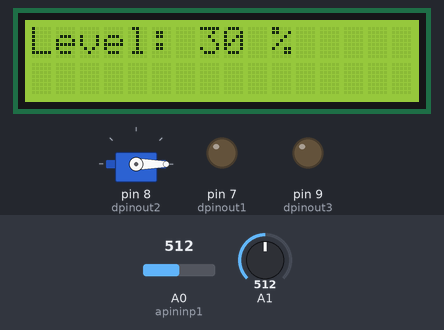
Recording of a sketch running on a simulated Arduino Uno, built with avr-gcc and run on an emulated ATmega328P. Shown: 16×2 character LCD, servo, output pins drawn as LEDs (lit = HIGH). Inputs (shaded band) come from the test bench; at power-on: A0 (apininp1) = 512, A1 = 512. What the sketch prints to the serial monitor is not drawn.

Above: at 1.2 s.
1.3 s: A0 (apininp1) set to 716
At 3.82 s:
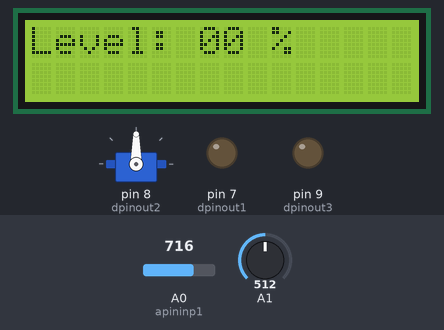
5.1 s: A0 (apininp1) set to 306
At 7.33 s:
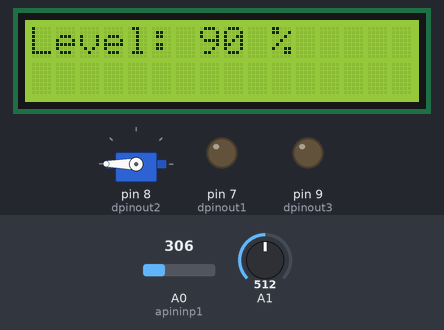
Timing chart, 0 to 13.7 s (numbered marks = the images above; inputs shaded):
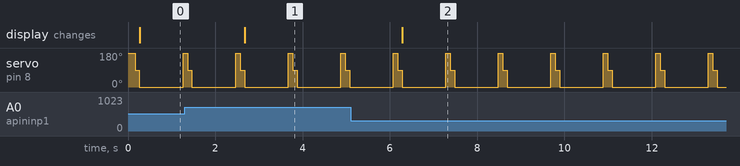

Measured:
- after the input at 1.3 s, the display: changes after 1.4 s (image 1)
- after the input at 5.1 s, the display: changes after 1.2 s (image 2)
- by itself, servo on pin 8 (dpinout2): repeats every 1.2 s: 90° 0.10 s, 0° 1.0 s, 180° 0.10 s

The sketch:

servo.ino
```cpp
#include <LiquidCrystal.h>
#include <Servo.h>

Servo myservo;
int pos = 0;
int ir =0;

LiquidCrystal lcd(12, 11, 2, 3, 4, 5);
int apininp1 = A0;
int dpinout1 = 7;
int dpinout2 = 8;
int dpinout3 = 9;
int waterlevelstatus = 0;

void setup(void) {
  Serial.begin(9600);
  lcd.begin(16, 2);
  pinMode(apininp1, INPUT);
  pinMode(dpinout1, OUTPUT);
  pinMode(dpinout2, OUTPUT);
  pinMode(dpinout3, OUTPUT);
  digitalWrite(dpinout1, LOW);
  digitalWrite(dpinout2, LOW);
  digitalWrite(dpinout3, LOW);
  myservo.attach(8);
  pinMode(A1, INPUT);
}

void loop(void) {

    float waterlevel = analogRead(apininp1);
    float waterlevelvolt = waterlevel*4.7/1023;

    if(waterlevelvolt <= 5 && waterlevelvolt >= 3){
          waterlevelstatus=0;
          pos = 0;
    } else if(waterlevelvolt < 3 && waterlevelvolt >= 2.25){
          waterlevelstatus=30;
          pos = 60;
    } else if(waterlevelvolt < 2.25 && waterlevelvolt >= 2.20) {
          waterlevelstatus=60;
          pos = 120;
    } else {
        waterlevelstatus=90;
        pos = 180;
    }

    //if (Serial.available() > 0)
    //{
               // pos = Serial.read() - '0';
   // }
    //pos = (pos, DEC);
    myservo.write(180);
    delay(100);
    myservo.write(90);
    delay(100);
    myservo.write(0);

    ir = analogRead(A1);
    Serial.println(ir);

    //for (pos = 0; pos <= 180; pos += 1) { // goes from 0 degrees to 180 degrees
      // in steps of 1 degree
      //myservo.write(pos);              // tell servo to go to position in variable 'pos'
     // delay(5);                       // waits 15ms for the servo to reach the position
    //}
    //for (pos = 180; pos >= 0; pos -= 1) { // goes from 180 degrees to 0 degrees
     // myservo.write(pos);              // tell servo to go to position in variable 'pos'
      //delay(5);                       // waits 15ms for the servo to reach the position
    //}

    //Serial.println(waterlevel);
    Serial.println(waterlevelvolt);
    Serial.print("Water Level: ");
    Serial.print(waterlevelstatus);
    Serial.println(" %");


    // Print a message to the LCD.
    lcd.setCursor(0,0);
    lcd.print("Level: ");
    lcd.setCursor(7,0);
    lcd.print(waterlevelstatus);
    lcd.setCursor(9,0);
    lcd.print(" %");
    delay(1000);
}
```
